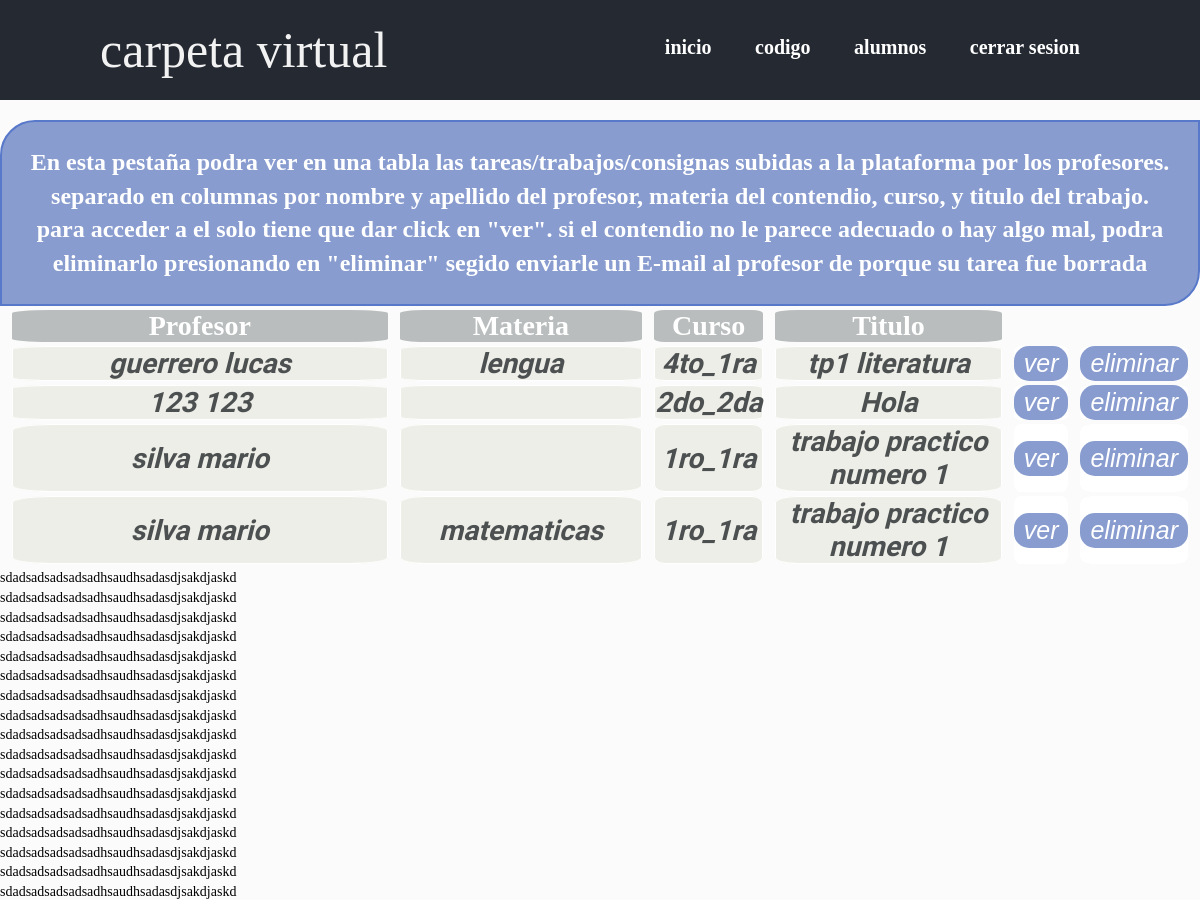
The app's page /admin/admin.contenido.php (signed in, upper part), older data.
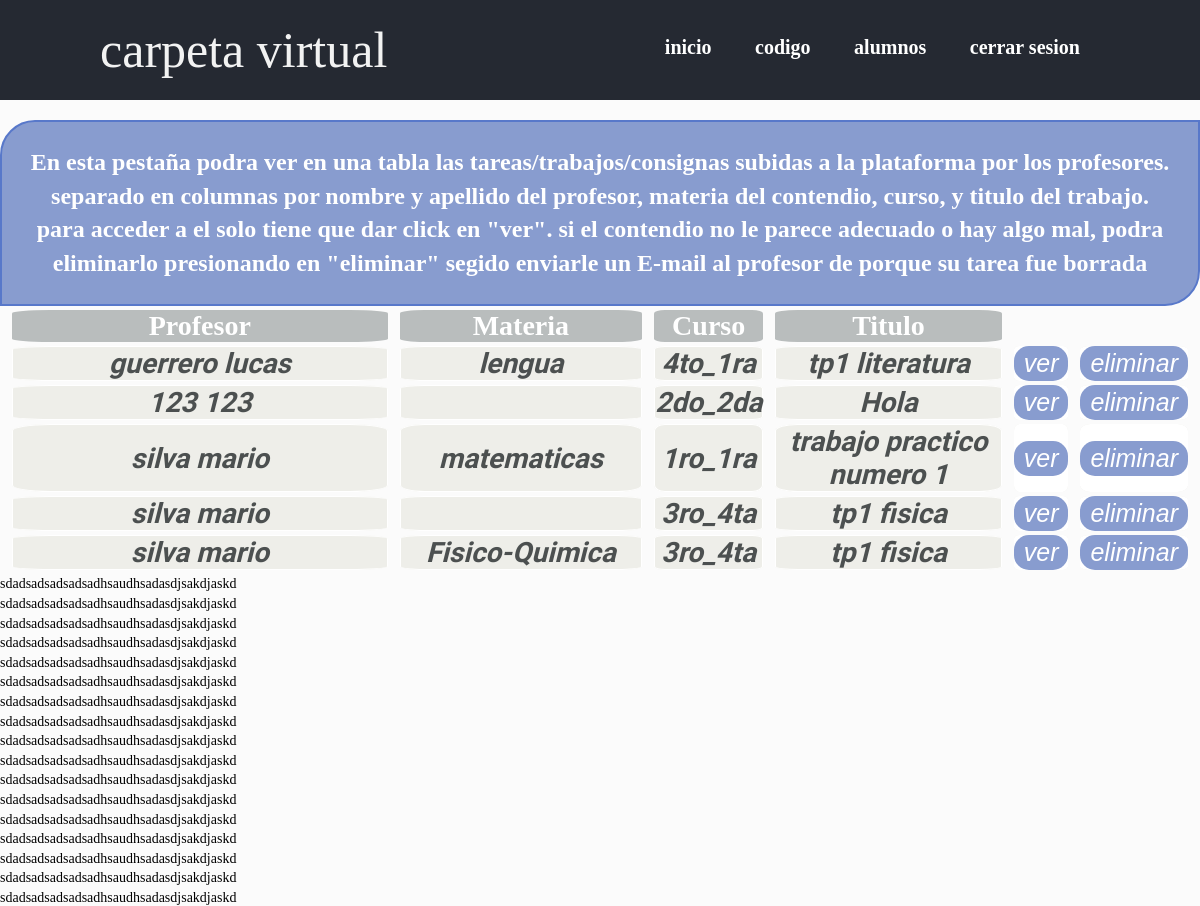
The same page, newer data.
### tables this page shows
CREATE TABLE `profesor` (
  `nombre` varchar(20) NOT NULL,
  `apellido` varchar(20) NOT NULL,
  `Email` varchar(20) NOT NULL,
  `password` varchar(16) NOT NULL,
  `codigo` varchar(16) NOT NULL
);

CREATE TABLE `contenido` (
  `fecha_de_entrega` date NOT NULL,
  `cod_trabajo` int(11) NOT NULL,
  `fecha_de_subida` date NOT NULL,
  `titulo` varchar(30) NOT NULL,
  `curso` varchar(7) NOT NULL,
  `materia` varchar(20) NOT NULL,
  `contenido` text NOT NULL,
  `bibiografia` text NOT NULL,
  `Email` varchar(40) NOT NULL
);

### admin/admin.contenido.php (the view, shortened to what this page needs)
<html>
    <head>
	  <link rel="stylesheet" type="text/css" href="css/estiloadmincontendio.css">
      <link rel="stylesheet" type="text/css" href="css/header.css">
    </head>
   <header>
		<div class="wrapper">
			<div class="logo">carpeta virtual</div>
			<nav>
				<a href="perfil_admin.php">inicio</a>
				<a href="codigogenerado.php">codigo</a>
				<a href="admin_alumnos.php">alumnos</a>
				<a href="../cerrar_sesion.php">cerrar sesion</a>
			</nav>
		</div>
	</header>
 <body>
    <center>
         <p class="titulo">
         En esta pestaña podra ver en una tabla las tareas/trabajos/consignas subidas a la plataforma por los profesores.
         separado en columnas por nombre y apellido del profesor, materia del contendio, curso, y titulo del trabajo.
         para acceder a el solo tiene que dar click en "ver". si el contendio no le parece adecuado o hay algo mal, podra eliminarlo presionando en "eliminar" segido enviarle un E-mail al profesor de porque su tarea fue borrada
         </p>
     </center>
     <table>
        <tr class="tabla-arriba">
          <td class="tabla-arriba__profesor">Profesor</td>
          <td class="tabla-arriba__materia">Materia</td>
          <td>Curso</td>
          <td class="tabla-arriba__titulo">Titulo</td>
        </tr>
        <?php
        include "../conexion.php";
        $sql =  "SELECT * FROM contenido";
        if ($resultad = $con->query($sql)){
        while ($fila = mysqli_fetch_array($resultad)){
        $cod_trabajo=$fila["cod_trabajo"];
        $titulo=$fila["titulo"];
        $materia=$fila["materia"];
        $curso=$fila["curso"];
        $Email=$fila["Email"];
        $sql =  "SELECT * FROM profesor where Email='$Email'";
        if ($resultado = $con->query($sql)){
        while ($fila = mysqli_fetch_array($resultado)){
            $nombre=$fila["nombre"];
            $apellido=$fila["apellido"];
        ?>
            <tr class='cuerpo'>
                <td class='hi' class='tabla-arriba__profesor'>
                    <?php echo $apellido, " ", $nombre;?>
                </td>
                <td class='hi' class='tabla-arriba__materia'>
                    <?php echo $materia?>
                </td>
                <td class='hi'>
                    <?php echo $curso?>
                </td>
                <td class='hi' class='tabla-arriba__titulo'>
                    <?php echo $titulo?>
                </td>
                <td class='hi__boton'>
                    <a href='ver_contenido.php?cod_trabajo=<?php echo $cod_trabajo;?>'>
                        <button> ver </button>
                    </a>
                </td>
                <td class='hi__boton'>
                    <a href='eliminar.php?Email=<?php echo $Email;?> & curso=<?php echo $curso;?> & materia=<?php echo $materia;?>'>
                        <button>eliminar </button>
                    </a>
                </td>
            </tr>
            <?php
            }}}}
            ?>
     </table>
 <P>sdadsadsadsadsadhsaudhsadasdjsakdjaskd</P>
         <P>sdadsadsadsadsadhsaudhsadasdjsakdjaskd</P>
          <P>sdadsadsadsadsadhsaudhsadasdjsakdjaskd</P> <P>sdadsadsadsadsadhsaudhsadasdjsakdjaskd</P> <P>sdadsadsadsadsadhsaudhsadasdjsakdjaskd</P> <P>sdadsadsadsadsadhsaudhsadasdjsakdjaskd</P> <P>sdadsadsadsadsadhsaudhsadasdjsakdjaskd</P> <P>sdadsadsadsadsadhsaudhsadasdjsakdjaskd</P> <P>sdadsadsadsadsadhsaudhsadasdjsakdjaskd</P> <P>sdadsadsadsadsadhsaudhsadasdjsakdjaskd</P> <P>sdadsadsadsadsadhsaudhsadasdjsakdjaskd</P>
           <P>sdadsadsadsadsadhsaudhsadasdjsakdjaskd</P>
         <P>sdadsadsadsadsadhsaudhsadasdjsakdjaskd</P>
          <P>sdadsadsadsadsadhsaudhsadasdjsakdjaskd</P> <P>sdadsadsadsadsadhsaudhsadasdjsakdjaskd</P> <P>sdadsadsadsadsadhsaudhsadasdjsakdjaskd</P> <P>sdadsadsadsadsadhsaudhsadasdjsakdjaskd</P>
</body>
</html>

### admin/css/estiloadmincontendio.css (style rules this page uses)
* { margin: 0px; padding: 0px; box-sizing:border-box; }
body { font: 14px/1.4 Georgia, Serif; background-color: #FBFBFB; }
table { font-size:200%; border-collapse: separate; border-spacing: 1vw 0.5vh; font-weight: bold; }
.tabla-arriba { color: white; background-color: #B9BDBD; text-align: center; }
.tabla-arriba__profesor { width: 45%; }
.tabla-arriba__titulo { width: 25%; }
.tabla-arriba__materia { width: 25%; }
tr td { border-top-right-radius: 10%; border-top-left-radius: 10%; border-bottom-left-radius: 10%; border-bottom-right-radius: 10%; }
.cuerpo { font-style:italic; background-color: #EEEEE9; }
.hi { font-size: 1vw 0.75vh; text-align: center; border: solid 1px; border-color: white; color: 4C5050; font-family: 'Kumbh Sans', sans-serif; }
.hi__boton { background-color: white; }
.titulo { font-family: Century Gothic,CenturyGothic,AppleGothic; color: #ffffff; font-size: 3vh; text-align: center; background: #889ccf; overflow: hidden; padding: 3vh; border-radius: 35px 0px 35px 0px; border: 2px solid #5878ca; font-weight: bold; }
button { cursor: pointer; padding: 3px; padding-left: 10px; padding-right: 10px; font-family: helvetica; font-weight: 300; font-size: 25px; font-style: italic; color: white; background-color: #889ccf; border-bottom-color: #889ccf; border-radius: 15px; border: 0px; }

### admin/css/header.css (style rules this page uses)
* { margin: 0px; padding: 0px; box-sizing:border-box; }
body { font: 14px/1.4 Georgia, Serif; }
header { width:100%; height: 100px; overflow:hidden; background:#252932; margin-bottom:20px; }
.wrapper { width:90%; max-width:1000px; margin:auto; overflow:hidden; }
header .logo { color:#f2f2f2; font-size:50px; line-height:100px; float:left; }
header nav { float:right; line-height:100px; }
header nav a { display:inline-block; color:#fff; text-decoration:none; padding:10px 20px; line-height:normal; font-size:20px; font-weight:bold; -webkit-transition:all 500ms ease; -o-transition:all 500ms ease; transition:all 500ms ease; }

Row changes from the older to the newer data that the page shows:
removed contenido: curso "1ro_1ra", titulo "trabajo practico numero 1", profesor (apellido "silva", nombre "mario")
added contenido: curso "3ro_4ta", titulo "tp1 fisica", profesor (apellido "silva", nombre "mario")
added contenido: materia "Fisico-Quimica", curso "3ro_4ta", titulo "tp1 fisica", profesor (apellido "silva", nombre "mario")
